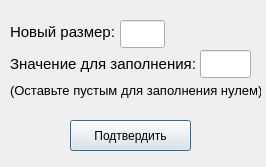
<?xml version="1.0" encoding="UTF-8"?>
<ui version="4.0">
 <class>Resize</class>
 <widget class="QDialog" name="Resize">
  <property name="geometry">
   <rect>
    <x>0</x>
    <y>0</y>
    <width>266</width>
    <height>167</height>
   </rect>
  </property>
  <property name="windowTitle">
   <string>Dialog</string>
  </property>
  <widget class="QLabel" name="label_2">
   <property name="geometry">
    <rect>
     <x>10</x>
     <y>20</y>
     <width>131</width>
     <height>24</height>
    </rect>
   </property>
   <property name="font">
    <font>
     <pointsize>11</pointsize>
    </font>
   </property>
   <property name="text">
    <string>Новый размер:</string>
   </property>
  </widget>
  <widget class="QLabel" name="label_3">
   <property name="geometry">
    <rect>
     <x>10</x>
     <y>50</y>
     <width>211</width>
     <height>28</height>
    </rect>
   </property>
   <property name="font">
    <font>
     <pointsize>11</pointsize>
    </font>
   </property>
   <property name="text">
    <string>Значение для заполнения:</string>
   </property>
  </widget>
  <widget class="QLineEdit" name="lineEdit_2">
   <property name="geometry">
    <rect>
     <x>200</x>
     <y>50</y>
     <width>51</width>
     <height>28</height>
    </rect>
   </property>
  </widget>
  <widget class="QLabel" name="label">
   <property name="geometry">
    <rect>
     <x>10</x>
     <y>80</y>
     <width>251</width>
     <height>21</height>
    </rect>
   </property>
   <property name="font">
    <font>
     <pointsize>10</pointsize>
    </font>
   </property>
   <property name="text">
    <string>(Оставьте пустым для заполнения нулем)</string>
   </property>
  </widget>
  <widget class="QPushButton" name="pushButton">
   <property name="geometry">
    <rect>
     <x>70</x>
     <y>120</y>
     <width>121</width>
     <height>31</height>
    </rect>
   </property>
   <property name="text">
    <string>Подтвердить</string>
   </property>
  </widget>
  <widget class="QLineEdit" name="lineEdit">
   <property name="geometry">
    <rect>
     <x>120</x>
     <y>20</y>
     <width>45</width>
     <height>28</height>
    </rect>
   </property>
  </widget>
 </widget>
 <resources/>
 <connections/>
</ui>
